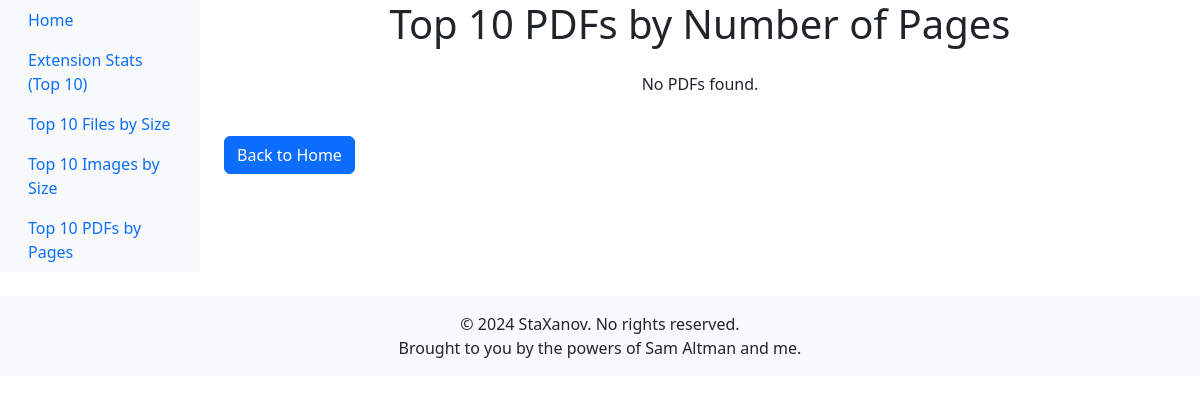
Before: /stknapp/top/10/bypages/ with the older database file.
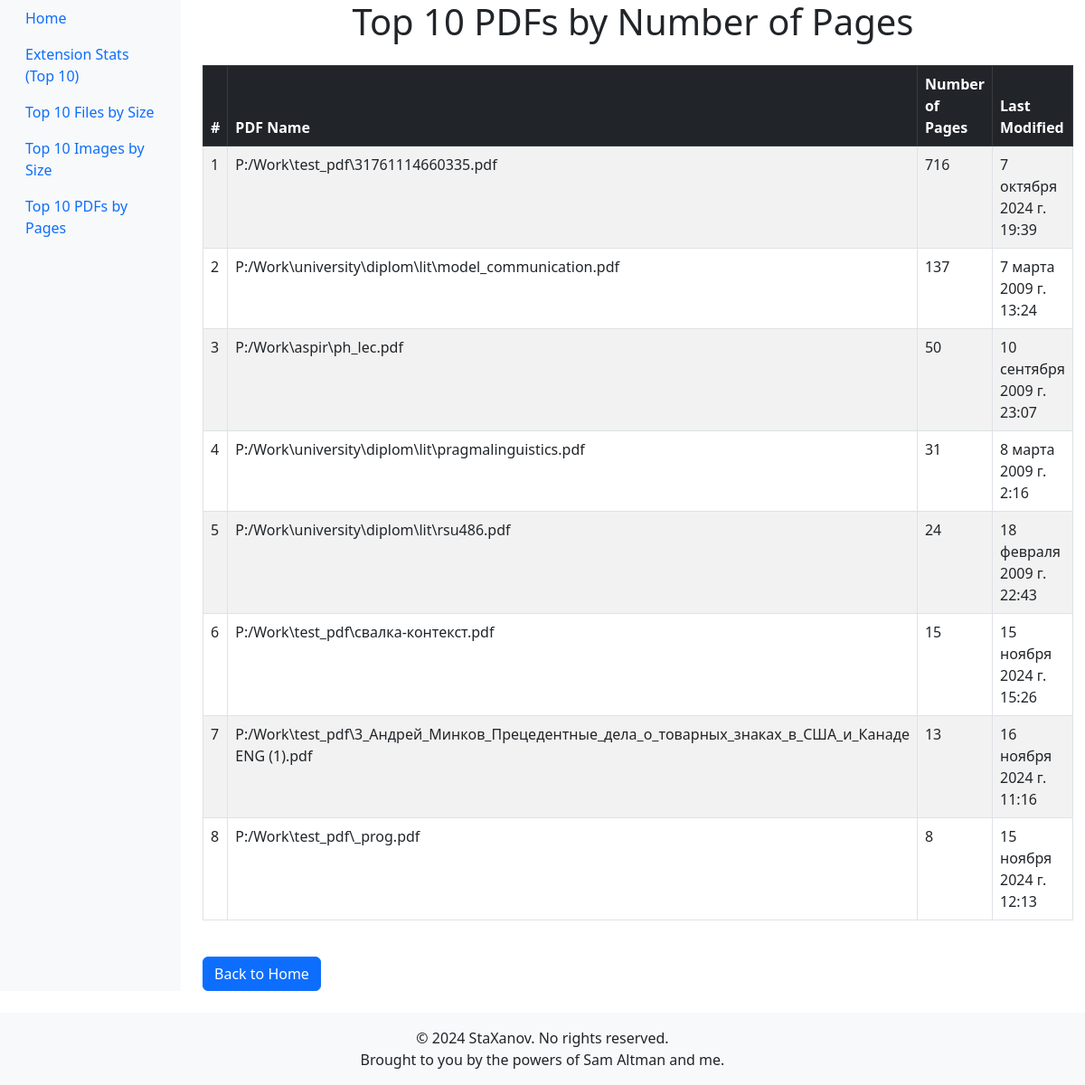
After: the same page with the newer database file.
### stknapp/models.py (models this page shows, shortened)
class FileInfo(models.Model):
    path = models.CharField(max_length=200)
    extension = models.CharField(max_length=10, null=True, blank=True)
    is_folder = models.BooleanField(null=True)
    size = models.FloatField()
    last_modified = models.DateTimeField(null=True, blank=True)
    created_time = models.DateTimeField(auto_now_add=True)
    is_container = models.BooleanField(null=True, blank=True)
    parent_object = models.CharField(null=True, blank=True, max_length=200)
    within_container = models.BooleanField(null=True)
    Office_last_mod_time = models.DateTimeField(null=True, blank=True)
    Office_last_mod_by = models.CharField(max_length=50, null=True, blank=True)
    XLS_num_sheets = models.IntegerField(null=True, blank=True)
    PDF_num_pages = models.IntegerField(null=True, blank=True)
    PDF_layout = models.CharField(max_length=20, null=True, blank=True)
    MP3_track_title = models.CharField(max_length=100, null=True, blank=True)
    MP3_artist = models.CharField(max_length=100, null=True, blank=True)
    MP3_duration = models.CharField(max_length=10, null=True, blank=True)
    AUD_bitrate = models.CharField(max_length=10, null=True, blank=True)
    IMG_size = models.FloatField(null=True, blank=True)
    IMG_dpi = models.CharField(max_length=10, null=True, blank=True)
    IMG_device = models.CharField(max_length=20, null=True, blank=True)

### stknapp/views.py (the view)
# urls.py: path("top/<int:num>/bypages/", views.pagetop, name="pagetop"),
def pagetop(request, num):
    try:
        num = int(num)  # строку в инт
        top_pdfs = FileInfo.objects.filter(PDF_num_pages__isnull=False).order_by('-PDF_num_pages')[:num]
        context = {
            "top_pdfs": top_pdfs,
            "num": num,
        }
        return render(request, "pagetop.html", context)
    except ValueError:
        return render(request, "pagetop.html", {"error": "Invalid number of PDFs specified."})

### stknapp/templates/pagetop.html (shortened to what this page needs)
{% extends "base.html" %}
{% block content %}
<h1 class="text-center">Top {{ num }} PDFs by Number of Pages</h1>
{% if top_pdfs %}
    <table class="table table-striped table-bordered mt-4">
        <thead class="table-dark">
            <tr>
                <th>#</th>
                <th>PDF Name</th>
                <th>Number of Pages</th>
                <th>Last Modified</th>
            </tr>
        </thead>
        <tbody>
            {% for pdf in top_pdfs %}
                <tr>
                    <td>{{ forloop.counter }}</td>
                    <td>{{ pdf.path }}</td>
                    <td>{{ pdf.PDF_num_pages }}</td>
                    <td>{{ pdf.last_modified }}</td>
                </tr>
            {% endfor %}
        </tbody>
    </table>
{% else %}
    <p class="text-center mt-4">No PDFs found.</p>
{% endif %}
<a href="/stknapp" class="btn btn-primary mt-4">Back to Home</a>
{% endblock %}

### stknapp/templates/base.html (shortened to what this page needs)
<!DOCTYPE html>
<html lang="en">
<head>
    <link href="https://cdn.jsdelivr.net/npm/bootstrap@5.3.0/dist/css/bootstrap.min.css" rel="stylesheet">
    {% load static %}
</head>
<body>
    <div class="container-fluid">
        <div class="row">
            <nav class="col-md-2 d-md-block bg-light sidebar">
                <div class="position-sticky">
                    <ul class="nav flex-column">
                        <li class="nav-item">
                            <a class="nav-link active" href="{% url 'index' %}">
                                Home
                            </a>
                        </li>
                        <li class="nav-item">
                            <a class="nav-link" href="{% url 'extstats' num=10 %}">
                                Extension Stats (Top 10)
                            </a>
                        </li>
                        <li class="nav-item">
                            <a class="nav-link" href="{% url 'sizetop' num=10 %}">
                                Top 10 Files by Size
                            </a>
                        </li>
                        <li class="nav-item">
                            <a class="nav-link" href="{% url 'imgtop' num=10 %}">
                                Top 10 Images by Size
                            </a>
                        </li>
                        <li class="nav-item">
                            <a class="nav-link" href="{% url 'pagetop' num=10 %}">
                                Top 10 PDFs by Pages
                            </a>
                        </li>
                    </ul>
                </div>
            </nav>
            <main class="col-md-9 ms-sm-auto col-lg-10 px-md-4">
                {% block content %}
                {% endblock %}
            </main>
        </div>
    </div>
    <footer class="text-center py-3 mt-4 bg-light">
        <p class="mb-0">&copy; 2024 StaXanov. No rights reserved.</p>
        <p class="mb-0">Brought to you by the powers of Sam Altman and me.</p>
    </footer>
</body>
</html>

Changed rows visible on the page:
added FileInfo: path "P:/Work\\test_pdf\\31761114660335.pdf", PDF_num_pages "716", last_modified "7 октября 2024 г. 19:39"
added FileInfo: path "P:/Work\\university\\diplom\\lit\\model_communication.pdf", PDF_num_pages "137", last_modified "7 марта 2009 г. 13:24"
added FileInfo: path "P:/Work\\aspir\\ph_lec.pdf", PDF_num_pages "50", last_modified "10 сентября 2009 г. 23:07"
added FileInfo: path "P:/Work\\university\\diplom\\lit\\pragmalinguistics.pdf", PDF_num_pages "31", last_modified "8 марта 2009 г. 2:16"
added FileInfo: path "P:/Work\\university\\diplom\\lit\\rsu486.pdf", PDF_num_pages "24", last_modified "18 февраля 2009 г. 22:43"
added FileInfo: path "P:/Work\\test_pdf\\свалка-контекст.pdf", PDF_num_pages "15", last_modified "15 ноября 2024 г. 15:26"
added FileInfo: path "P:/Work\\test_pdf\\3_Андрей_Минков_Прецедентные_дела_о_товарных_знаках_в_США_и_Канаде ENG (1).pdf", PDF_num_pages "13", last_modified "16 ноября 2024 г. 11:16"
added FileInfo: path "P:/Work\\test_pdf\\_prog.pdf", PDF_num_pages "8", last_modified "15 ноября 2024 г. 12:13"
Other visible differences:
text no longer shown: "No PDFs found."
text now shown: "# PDF Name Number of Pages Last Modified"
